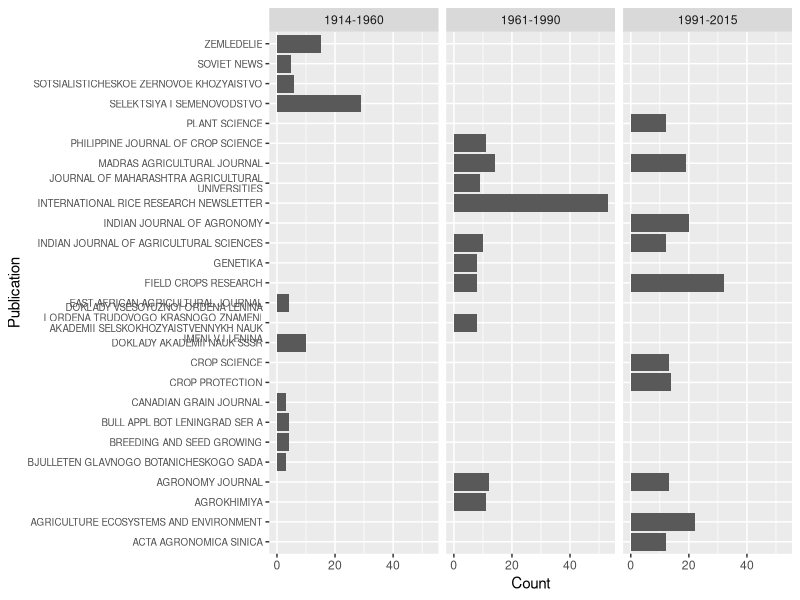
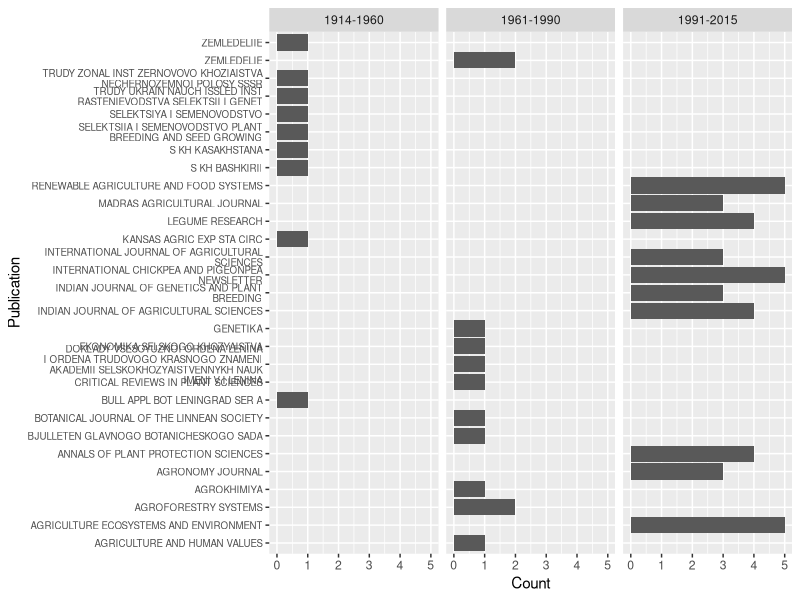
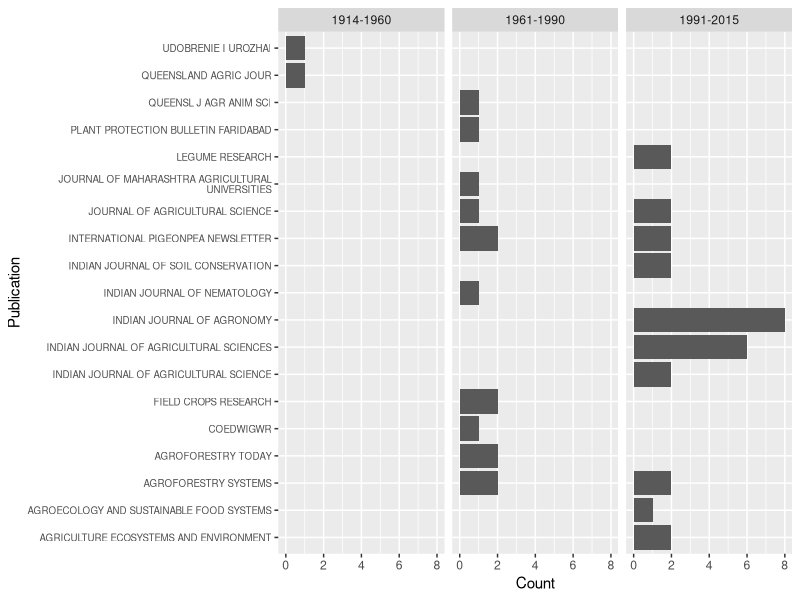
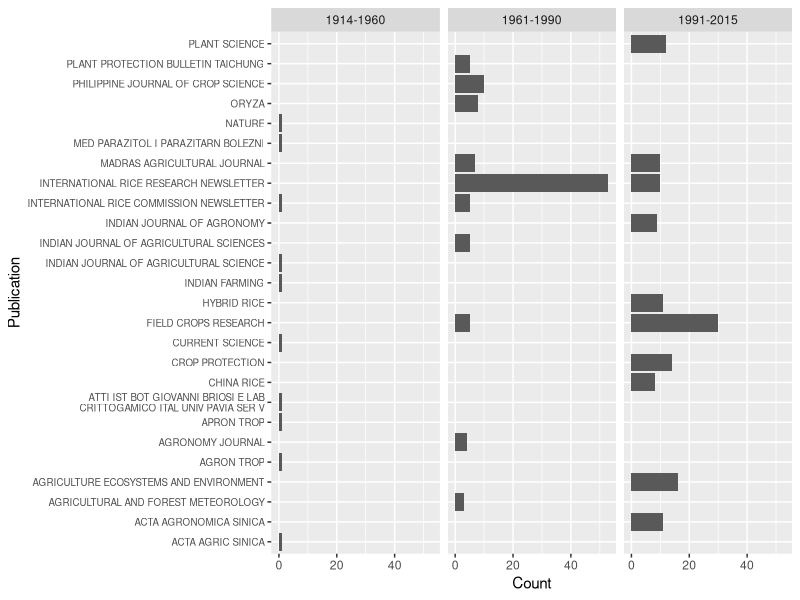
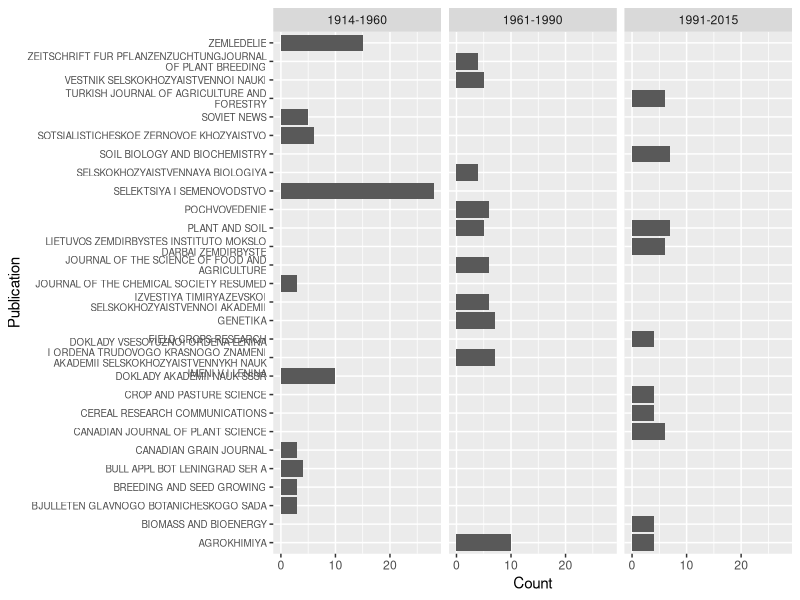
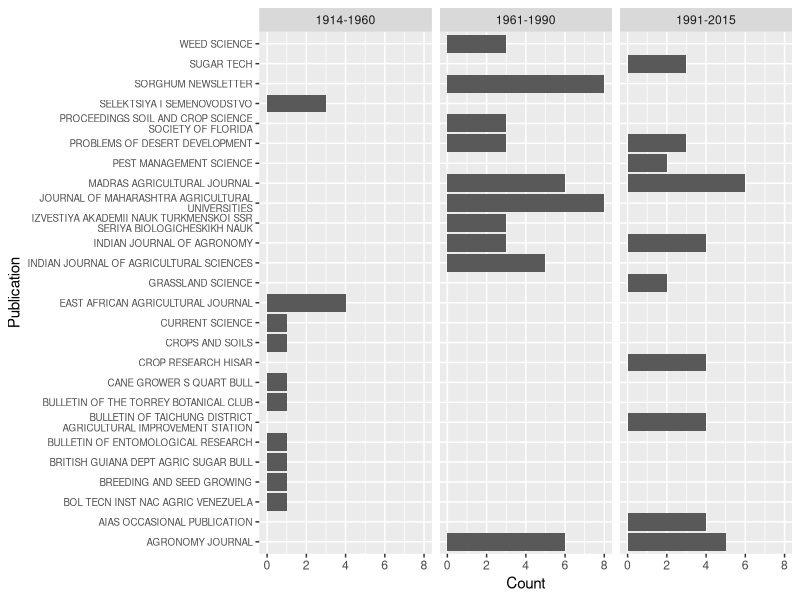

Recreate these plots in R, in order.
## Import Data
d <- data.frame(year = read.csv("P_grain_biblio_paper_database.csv")$Publication.Year,
                Publication = as.character(
                    read.csv("P_grain_biblio_paper_database.csv")$Publication.Title),
                tags = read.csv("P_grain_biblio_paper_database.csv")$Manual.Tags
                )

## Replace "&" with "and"
d$Publication <- gsub("&", "and", d$Publication, ignore.case=T)

## Remove punctuation
d$Publication <- gsub("[[:punct:]]", "", d$Publication)

## Remove extra spaces
d$Publication <- gsub("[ ]+", " ", d$Publication, perl=T)

## upcase
d$Publication <- toupper(d$Publication)

## journal titles per period

d$period[d$year <= 1960] <- "1914-1960"
d$period[d$year >= 1961 & d$year <= 1990] <- "1961-1990"
d$period[d$year >= 1991 & d$year <= 2015] <- "1991-2015"

## list per crop

d.list <- list(grain = d[grep("search.grain", d$tags),][,c(2,4)],
               pigeonpea = d[grep("search.pigeonpea", d$tags),][,c(2,4)],
               rice = d[grep("search.rice", d$tags),][,c(2,4)],
               rye_wheat = d[sort(
                   unique(unlist(sapply(c("search.rye", "search.wheat"),
                                        grep, d$tags), recursive=T))),][,c(2,4)],
               sorghum = d[grep("search.sorghum", d$tags),][,c(2,4)],
               all = d[,c(2,4)])

## Count publications per period,

require(reshape2)
require(plyr)

d.list.summary <- lapply(d.list, ddply, .(period, Publication),
                         summarise,
                         Count = length(Publication))

## Calculate publication count for the period, and normalize counts

d.list.summary <- lapply(d.list.summary, ddply, .(period),
                         mutate,
                         n.period = length(Publication),
                         n.norm = Count/n.period)

## Flatten, arrange dataframe

d.df.summary <- ldply(d.list.summary)
d.df.summary <- arrange(d.df.summary, .id, desc(period), desc(n.norm),
                        Publication)

## Select top 10 publications per time period

d.df.summary <- ddply(d.df.summary, .(.id, period), function(x) x[1:10,])

detach(package:reshape2, unload=T)
detach(package:plyr, unload=T)

## Wrap names

require(stringr)
d.df.summary$Publication <- str_wrap(d.df.summary$Publication, width=40)
detach(package:stringr, unload=T)

## Select complete cases

d.df.summary <- d.df.summary[complete.cases(d.df.summary),]

## Create Plots

require(ggplot2)
require(grid)

for (i in unique(d.df.summary$.id)){

    g <- ggplot(d.df.summary[d.df.summary$.id == i,],
                aes(x=Publication, y=Count))+
        geom_bar(stat="identity")+
            facet_grid(. ~ period, scale = "free_y")+
                theme(axis.text.y = element_text(size = 7))+
                coord_flip()

    ggsave(g,file=paste(getwd(),"/figures/","publications-",
                 i,".pdf",sep=""),
           width = 7, height = 9, units = "in")

}

detach(package:ggplot2, unload=T)
detach(package:grid, unload=T)
